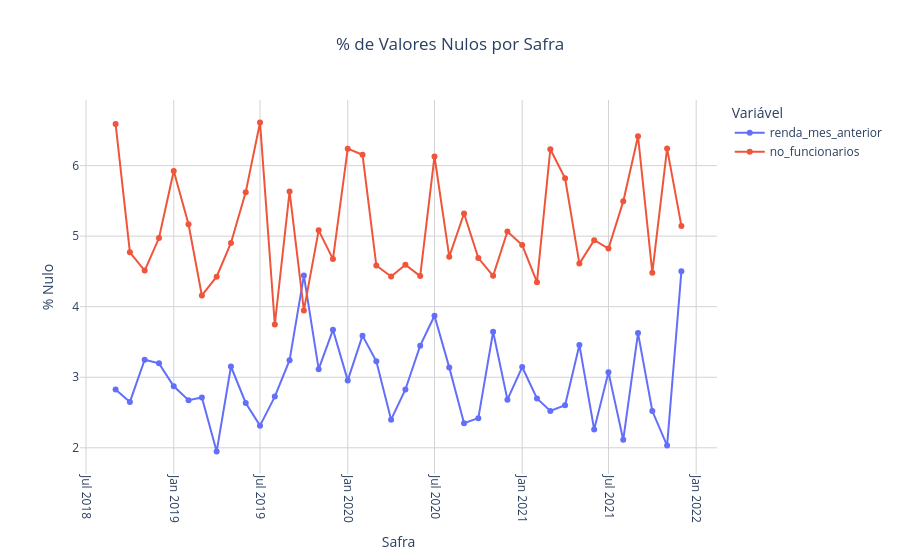

The notebook cell this image was saved under:
### Code cell
# Os nulos se concentram em alguma safra específica (ex: um mês com problema de coleta)?
nulos_por_safra = (
    df_base_info
    .groupby('safra_ref')[['renda_mes_anterior', 'no_funcionarios']]
    .apply(lambda x: x.isnull().mean()*100)
    )

# Transforma o DataFrame para o formato longo, adequado para plot
nulos_por_safra_long = nulos_por_safra.reset_index().melt(
    id_vars='safra_ref', var_name='variavel', value_name='pct_nulo'
)

fig_nulos = px.line(
    nulos_por_safra_long,
    x='safra_ref',
    y='pct_nulo',
    color='variavel',
    markers=True,
    title='% de Valores Nulos por Safra',
    labels={
        'safra_ref': 'Safra',
        'pct_nulo': '% Nulo',
        'variavel': 'Variável'
    }
)

fig_nulos.update_layout(
    title_x=0.5,
    plot_bgcolor='white',
    xaxis=dict(showgrid=True, gridcolor='lightgray', tickangle=90),
    yaxis=dict(showgrid=True, gridcolor='lightgray')
)

fig_nulos.show()

### Figure 1 — Plotly figure (JSON) as saved in the notebook; plotly's stock layout.template omitted (floating-point values rounded to 4 significant figures)
{"data": [{"hovertemplate": "Variável=renda_mes_anterior<br>Safra=%{x}<br>% Nulo=%{y}<extra></extra>", "legendgroup": "renda_mes_anterior", "line": {"color": "#636efa", "dash": "solid"}, "marker": {"symbol": "circle"}, "mode": "lines+markers", "name": "renda_mes_anterior", "orientation": "v", "showlegend": true, "type": "scatter", "x": ["2018-09", "2018-10", "2018-11", "2018-12", "2019-01", "2019-02", "2019-03", "2019-04", "2019-05", "2019-06", "2019-07", "2019-08", "2019-09", "2019-10", "2019-11", "2019-12", "2020-01", "2020-02", "2020-03", "2020-04", "2020-05", "2020-06", "2020-07", "2020-08", "2020-09", "2020-10", "2020-11", "2020-12", "2021-01", "2021-02", "2021-03", "2021-04", "2021-05", "2021-06", "2021-07", "2021-08", "2021-09", "2021-10", "2021-11", "2021-12"], "xaxis": "x", "y": [2.825, 2.65, 3.249, 3.197, 2.873, 2.674, 2.712, 1.947, 3.152, 2.636, 2.314, 2.726, 3.242, 4.441, 3.115, 3.673, 2.956, 3.59, 3.226, 2.399, 2.827, 3.448, 3.871, 3.14, 2.347, 2.421, 3.645, 2.683, 3.145, 2.699, 2.522, 2.603, 3.458, 2.26, 3.07, 2.113, 3.626, 2.521, 2.032, 4.502], "yaxis": "y"}, {"hovertemplate": "Variável=no_funcionarios<br>Safra=%{x}<br>% Nulo=%{y}<extra></extra>", "legendgroup": "no_funcionarios", "line": {"color": "#EF553B", "dash": "solid"}, "marker": {"symbol": "circle"}, "mode": "lines+markers", "name": "no_funcionarios", "orientation": "v", "showlegend": true, "type": "scatter", "x": ["2018-09", "2018-10", "2018-11", "2018-12", "2019-01", "2019-02", "2019-03", "2019-04", "2019-05", "2019-06", "2019-07", "2019-08", "2019-09", "2019-10", "2019-11", "2019-12", "2020-01", "2020-02", "2020-03", "2020-04", "2020-05", "2020-06", "2020-07", "2020-08", "2020-09", "2020-10", "2020-11", "2020-12", "2021-01", "2021-02", "2021-03", "2021-04", "2021-05", "2021-06", "2021-07", "2021-08", "2021-09", "2021-10", "2021-11", "2021-12"], "xaxis": "x", "y": [6.591, 4.77, 4.513, 4.973, 5.925, 5.169, 4.159, 4.425, 4.904, 5.624, 6.612, 3.748, 5.631, 3.947, 5.082, 4.674, 6.24, 6.154, 4.584, 4.428, 4.594, 4.433, 6.129, 4.71, 5.321, 4.69, 4.437, 5.067, 4.874, 4.348, 6.231, 5.819, 4.611, 4.944, 4.825, 5.493, 6.416, 4.482, 6.241, 5.145], "yaxis": "y"}], "layout": {"legend": {"title": {"text": "Variável"}, "tracegroupgap": 0}, "plot_bgcolor": "white", "title": {"text": "% de Valores Nulos por Safra", "x": 0.5}, "xaxis": {"anchor": "y", "domain": [0, 1], "gridcolor": "lightgray", "showgrid": true, "tickangle": 90, "title": {"text": "Safra"}}, "yaxis": {"anchor": "x", "domain": [0, 1], "gridcolor": "lightgray", "showgrid": true, "title": {"text": "% Nulo"}}}}
